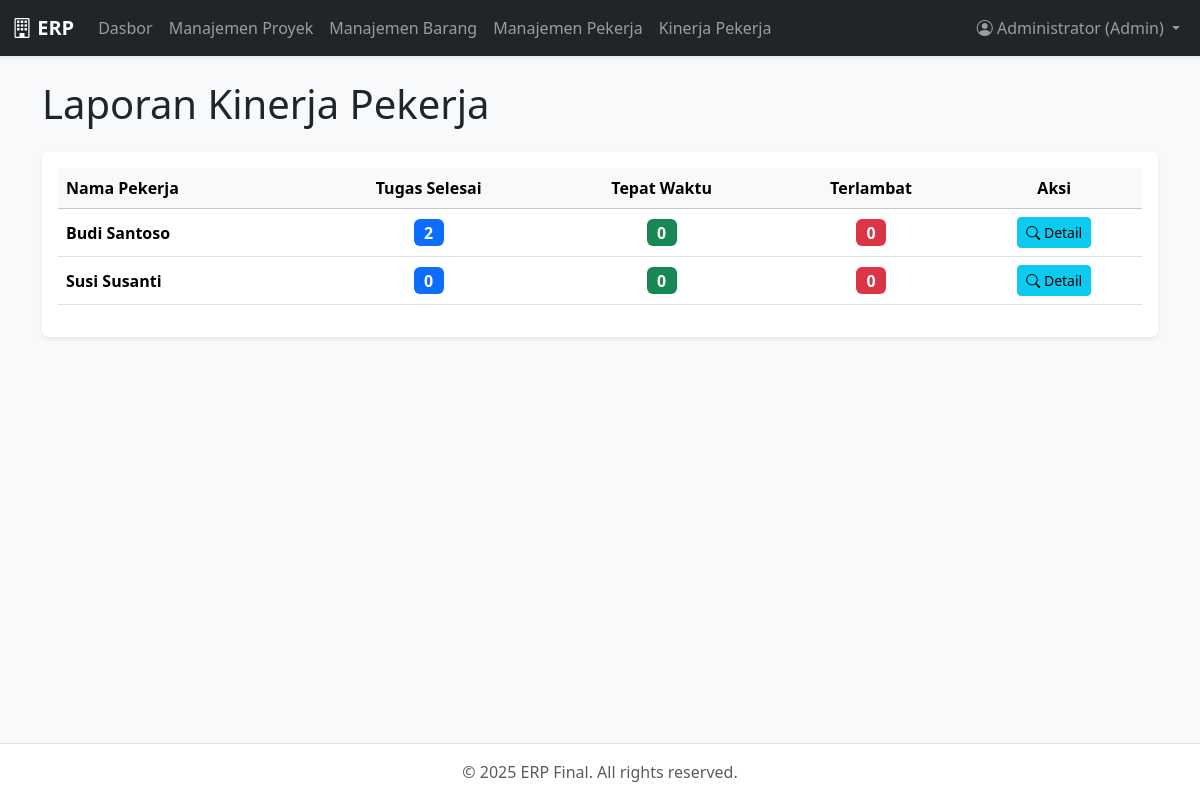
Page /admin/worker/kinerja.php (signed in) on the earlier database version.
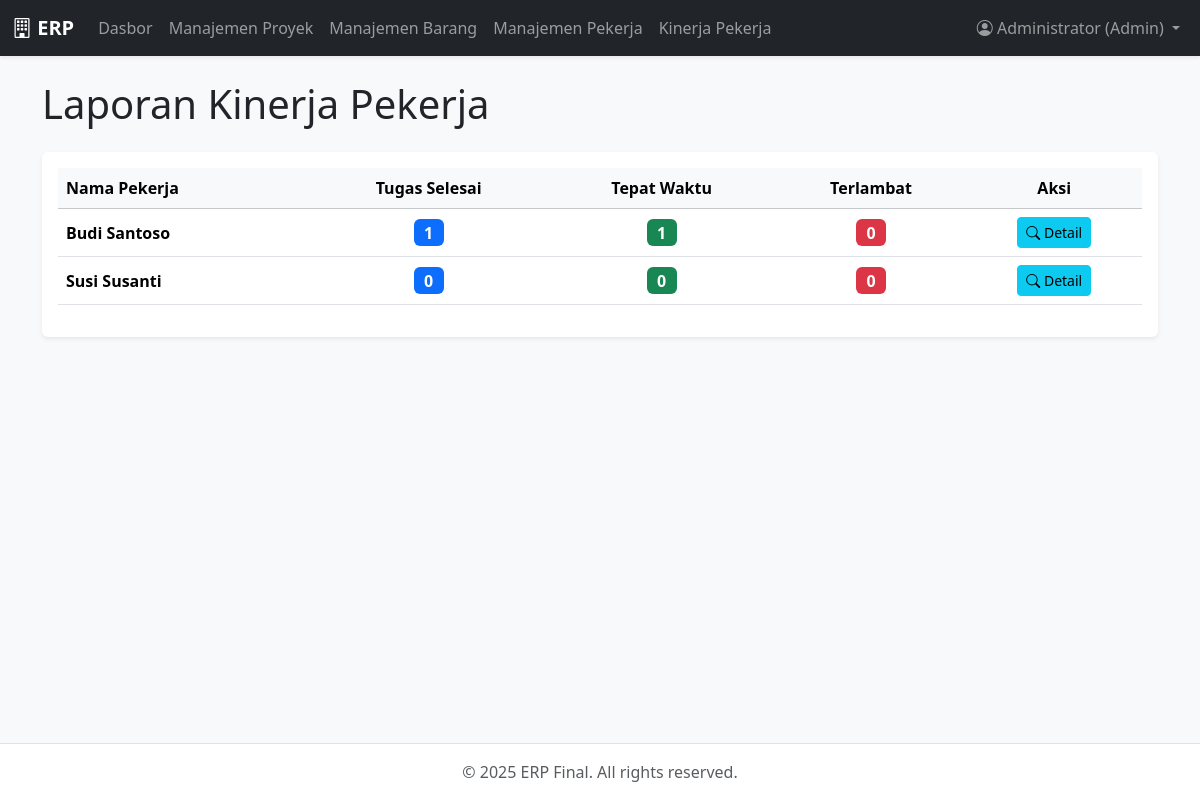
Same page on the later database version.
### tables this page shows
CREATE TABLE users (
        id INTEGER PRIMARY KEY AUTOINCREMENT,
        username VARCHAR(50) UNIQUE NOT NULL,
        password VARCHAR(255) NOT NULL,
        nama_lengkap VARCHAR(100),
        role TEXT CHECK(role IN ('admin', 'pekerja')) NOT NULL
    );

### admin/worker/kinerja.php (the view, shortened to what this page needs)
<?php
require_once __DIR__ . '/../../templates/header.php';
$workers_performance = $db->query("
    SELECT
        u.id,
        u.nama_lengkap,
        COUNT(t.id) as total_tugas,
        SUM(CASE WHEN t.status = 'Selesai' THEN 1 ELSE 0 END) as tugas_selesai,
        SUM(CASE WHEN t.status = 'Selesai' AND t.tgl_selesai <= t.deadline THEN 1 ELSE 0 END) as tepat_waktu,
        SUM(CASE WHEN t.status = 'Selesai' AND t.tgl_selesai > t.deadline THEN 1 ELSE 0 END) as terlambat
    FROM users u
    LEFT JOIN project_tasks t ON u.id = t.user_id
    WHERE u.role = 'pekerja'
    GROUP BY u.id
    ORDER BY u.nama_lengkap
")->fetchAll();
?>
<main class="container mt-4">
    <h1 class="mb-4">Laporan Kinerja Pekerja</h1>
    <div class="card shadow-sm">
        <div class="card-body">
            <div class="table-responsive">
                <table class="table table-hover align-middle">
                    <thead class="table-light">
                        <tr>
                            <th>Nama Pekerja</th>
                            <th class="text-center">Tugas Selesai</th>
                            <th class="text-center">Tepat Waktu</th>
                            <th class="text-center">Terlambat</th>
                            <th class="text-center">Aksi</th>
                        </tr>
                    </thead>
                    <tbody>
                        <?php foreach ($workers_performance as $p): ?>
                        <tr>
                            <td><strong><?= htmlspecialchars($p['nama_lengkap']) ?></strong></td>
                            <td class="text-center"><span class="badge bg-primary fs-6"><?= $p['tugas_selesai'] ?? 0 ?></span></td>
                            <td class="text-center"><span class="badge bg-success fs-6"><?= $p['tepat_waktu'] ?? 0 ?></span></td>
                            <td class="text-center"><span class="badge bg-danger fs-6"><?= $p['terlambat'] ?? 0 ?></span></td>
                            <td class="text-center">
                                <a href="detail_kinerja.php?id=<?= $p['id'] ?>" class="btn btn-sm btn-info">
                                    <i class="bi bi-search"></i> Detail
                                </a>
                            </td>
                        </tr>
                        <?php endforeach; ?>
                    </tbody>
                </table>
            </div>
        </div>
    </div>
</main>
<?php require_once __DIR__ . '/../../templates/footer.php'; ?>

Differences in the rows shown:
changed users "Budi Santoso": tugas_selesai "2" → "1"; tepat_waktu "0" → "1"
